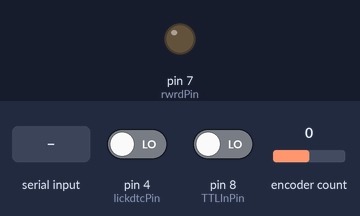
Recording of a sketch running on a simulated Arduino Uno, built with avr-gcc and run on an emulated ATmega328P. On the bench: output pins drawn as LEDs (lit = HIGH). Inputs (shaded band) come from the test bench; at power-on: encoder count 0, pin 4 (lickdtcPin) LOW, pin 8 (TTLInPin) LOW. What the sketch prints to the serial monitor is not drawn.

Above: at 1.2 s.
1.3 s: byte 1 (REWARD) received over Serial
2.8 s: encoder count set to 1
Timing chart, 0 to 5.8 s (numbered marks = the images above; inputs shaded):
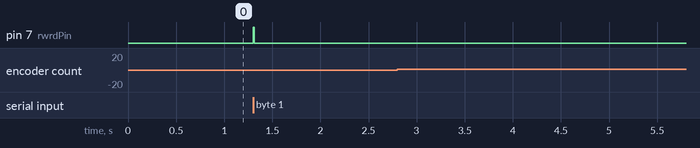

The sketch:

vr_arduino.ino
```cpp
#include <Encoder.h>

// DATA
const int PORT = 9600;
const int DRINKING_TIME = 10;

// PINS
const int rwrdPin = 7;
const int TTLInPin = 8;
const int lickdtcPin = 4;
const int encPinA = 2;
const int encPinB = 3;
// Change these two numbers to the pins connected to your encoder.
//   Best Performance: both pins have interrupt capability
//   Good Performance: only the first pin has interrupt capability
//   Low Performance:  neither pin has interrupt capability
//   avoid using pins with LEDs attached
Encoder myEnc(encPinA, encPinB);

// SIGNALS To COMPUTER
const int TTL = 0;
const int LICK_ON = 100;
const int LICK_OFF = -100;

// SIGNALS FROM COMPUTER
enum Signals { REWARD = 1 };


// VARIABLES
long oldPosition = 0; // restart when number is to long
int rwrdsNeedToOpen = 0;
unsigned long rwrdStartTimer = 0;
bool rewardIsOpened = false;
bool ttlPulse = false;
bool lickPulse = false;


void setup() {
  // put your setup code here, to run once:
  Serial.begin(PORT);
  pinMode(rwrdPin, OUTPUT);
  pinMode(TTLInPin, INPUT);
  pinMode(lickdtcPin, INPUT);
  myEnc.write(0);
  oldPosition = 0;
}

void loop() {
  signals_from_computer_handler();
  encoder_handler();
  rwrd_pin_handler();
  lick_sensor_handler();
  Ttl_handler();
}

void signals_from_computer_handler() {
  if (Serial.available())
  {
    int command = Serial.read();
    switch (command) {
      case REWARD:
        rwrdsNeedToOpen++;
        break;
    }
  }
}

void encoder_handler() {
  long newPosition = myEnc.read();
  if (newPosition != oldPosition) {
    Serial.print(newPosition - oldPosition);
    Serial.print('\n');
    oldPosition = newPosition;
  }
}

void rwrd_pin_handler() {
  if (!rewardIsOpened && rwrdsNeedToOpen > 0) {
    digitalWrite(rwrdPin, HIGH);
    rwrdStartTimer = millis();
    rwrdsNeedToOpen--;
    rewardIsOpened = true;
  }
  if (rewardIsOpened && (millis() - rwrdStartTimer >= DRINKING_TIME)) {
    digitalWrite(rwrdPin, LOW);
    rewardIsOpened = false;
  }
}

void Ttl_handler() {
  int ttlValue = digitalRead(TTLInPin);
  if (!ttlPulse && ttlValue == HIGH) {
    Serial.print(TTL);
    Serial.print('\n');
    ttlPulse = true;
  }
  else if (ttlPulse && ttlValue == LOW) {
    ttlPulse = false;
  }
}

void lick_sensor_handler() {
  int lickValue = digitalRead(lickdtcPin);
  if (!lickPulse && lickValue == HIGH) { // PROBLEM do last off?
    Serial.print(LICK_ON);
    Serial.print('\n');
    lickPulse = true;
  }
  else if (lickPulse && lickValue == LOW) {
    Serial.print(LICK_OFF);
    Serial.print('\n');
    lickPulse = false;
  }
}
```

Measured:
- after the input at 1.3 s, pin 7 (rwrdPin): LOW → HIGH at once, → LOW 0.01 s later
- after the input at 2.8 s, every drawn part: stays the same
